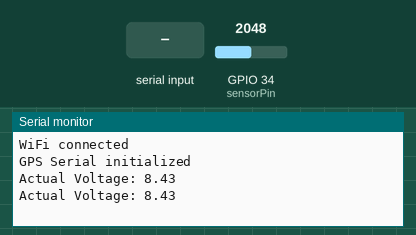
Recording of a sketch running on a simulated ESP32. On the bench: the last lines printed to the serial monitor. Inputs (shaded band) come from the test bench; at power-on: GPIO 34 (sensorPin) = 2048. WiFi joins after 1.5 s; servers stay silent unless stated.

Above: at 3.0 s.
3.1 s: "1\n" received over the second serial link
At 4.6 s:
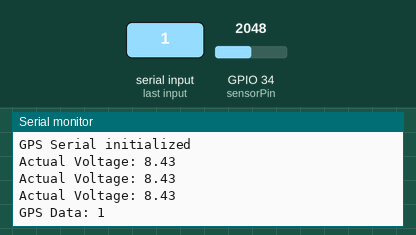
5.3 s: GPIO 34 (sensorPin) set to 2866
At 6.2 s:
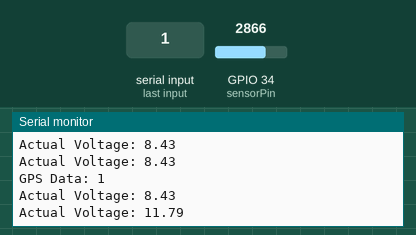
6.8 s: "0\n" received over the second serial link
At 7.6 s:
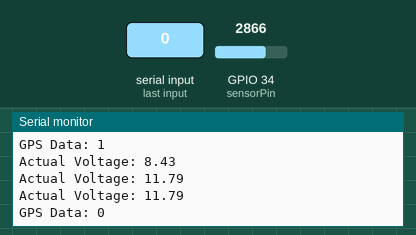
8.3 s: GPIO 34 (sensorPin) set to 3603
At 9.6 s:
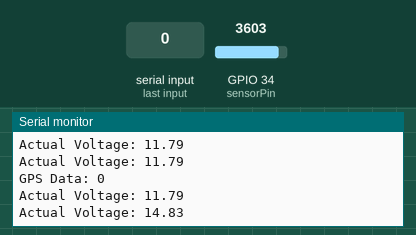
Timing chart, 0 to 10.8 s (numbered marks = the images above; inputs shaded):
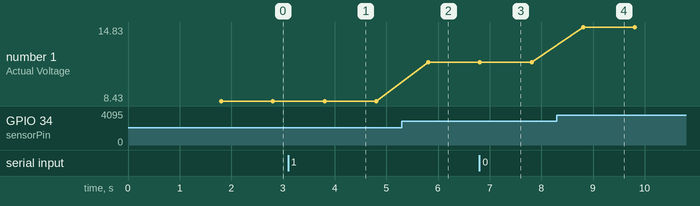

The sketch:

claude2.ino
```cpp
#define BLYNK_TEMPLATE_ID "TMPL67KhZXmMI"
#define BLYNK_TEMPLATE_NAME "volsen"
#define BLYNK_AUTH_TOKEN "bJDST8UzXcwlr8pQXWlig_fr6EUD6g9t"

#include <WiFi.h>
#include <BlynkSimpleEsp32.h>

// Define your Wi-Fi credentials
char ssid[] = "redshift";         // Wi-Fi SSID
char pass[] = "cgpafour";         // Wi-Fi Password

const int sensorPin = 34;
const float calibrationFactor = 12.0 / 2.35;

int RX2Pin = 16;
int TX2Pin = 17;
int GPSBaud = 9600;

String gpsData = "";

void setup() {
  Serial.begin(115200);  // Increased baud rate for debugging
  Blynk.begin(BLYNK_AUTH_TOKEN, ssid, pass);

  while (WiFi.status() != WL_CONNECTED) {
    delay(500);
    Serial.print(".");
  }
  Serial.println("WiFi connected");

  pinMode(sensorPin, INPUT);

  Serial2.begin(GPSBaud, SERIAL_8N1, RX2Pin, TX2Pin);
  Serial.println("GPS Serial initialized");
}

void loop() {
  // Voltage reading
  int sensorValue = analogRead(sensorPin);
  float voltage = (sensorValue / 4095.0) * 3.3;
  float actualVoltage = voltage * calibrationFactor;

  Blynk.virtualWrite(V0, actualVoltage);
  Serial.print("Actual Voltage: ");
  Serial.println(actualVoltage);

  // GPS reading
  gpsData = "";
  while (Serial2.available() > 0) {
    char c = Serial2.read();
    gpsData += c;
    if (c == '\n') {
      // We have a complete NMEA sentence
      Serial.print("GPS Data: ");
      Serial.print(gpsData);
      Blynk.virtualWrite(V1, gpsData);
      gpsData = "";  // Clear the string for the next sentence
    }
  }

  Blynk.run();
  delay(1000);  // Small delay to prevent overwhelming Blynk server
}
```

Measured:
- after the input at 3.1 s, the serial monitor: prints a new line after 0.71 s (image 1)
- after the input at 5.3 s, the serial monitor: prints a new line after 0.51 s (image 2)
- after the input at 6.8 s, the serial monitor: prints a new line at once (image 3)
- after the input at 8.3 s, the serial monitor: prints a new line after 0.51 s (image 4)
- plotted number 1: 8.43 → 11.79 after the input at 5.3 s, 11.79 → 14.83 after the input at 8.3 s
